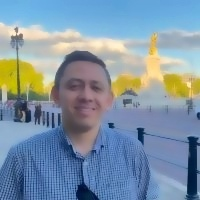
#> input picture data/in_house/attack_ar_filter/a_afuat_000.jpg, 200 x 200 px
$ python -i moire_pattern_analysis.py   (imports and definitions only)   (older library calls are emulated)
#> lines starting #> are read from the running program, lines starting #| are printed output that depends on the picture; after the words box and inside, x2 and y2 are one past the last pixel; in counts of white or black regions, pixels touching at a corner belong together
# This file is a copy from biometric-processor/app/infrastructure/ml/liveness/moire_pattern_analysis.py
# Source SHA: 9d17359e18186abc317f4fe4b903ab8e82626297 (bio main as of 2026-05-09).
# Synced: 2026-05-09. DO NOT edit here without syncing back to biometric-processor.

"""Shared moire-pattern analysis for screen replay and texture liveness checks."""

from __future__ import annotations

from typing import Sequence

import cv2
import numpy as np

DEFAULT_GABOR_KSIZE = (21, 21)
DEFAULT_GABOR_SIGMA = 5.0
DEFAULT_GABOR_LAMBDA = 10.0
DEFAULT_GABOR_GAMMA = 0.5
DEFAULT_GABOR_PSI = 0
DEFAULT_GABOR_THETAS = (0.0, np.pi / 4, np.pi / 2, 3 * np.pi / 4)
DEFAULT_RESPONSE_STD_THRESHOLD = 30.0
DEFAULT_CENTER_FOCUS_RATIO = 0.72


def build_default_moire_gabor_kernels() -> list[np.ndarray]:
    """Create the default Gabor bank used by the texture detectors."""
    return [
        cv2.getGaborKernel(
            ksize=DEFAULT_GABOR_KSIZE,
            sigma=DEFAULT_GABOR_SIGMA,
            theta=theta,
            lambd=DEFAULT_GABOR_LAMBDA,
            gamma=DEFAULT_GABOR_GAMMA,
            psi=DEFAULT_GABOR_PSI,
        )
        for theta in DEFAULT_GABOR_THETAS
    ]


def analyze_moire_pattern(
    gray: np.ndarray,
    *,
    gabor_kernels: Sequence[np.ndarray] | None = None,
    response_std_threshold: float = DEFAULT_RESPONSE_STD_THRESHOLD,
) -> dict[str, float | list[float]]:
    """Analyze periodic moire-like responses in a grayscale image.

    Returns normalized risk in [0,1] plus raw detector diagnostics.
    """
    kernels = list(gabor_kernels) if gabor_kernels is not None else build_default_moire_gabor_kernels()
    if gray is None or gray.size == 0 or not kernels:
        return {
            "moire_risk": 0.0,
            "moire_score": 100.0,
            "moire_response_count": 0.0,
            "moire_response_fraction": 0.0,
            "moire_response_std_mean": 0.0,
            "moire_response_std_max": 0.0,
            "moire_response_stds": [],
        }

    focus_gray, focus_ratio = _extract_center_focus(gray)
    clahe = cv2.createCLAHE(clipLimit=2.0, tileGridSize=(8, 8))
    normalized_gray = clahe.apply(focus_gray)

    response_stds: list[float] = []
    strong_response_count = 0
    for kernel in kernels:
        filtered = cv2.filter2D(normalized_gray, cv2.CV_64F, kernel)
        response_std = float(np.std(filtered))
        response_stds.append(response_std)
        if response_std > response_std_threshold:
            strong_response_count += 1

    response_fraction = strong_response_count / max(len(kernels), 1)
    response_std_mean = float(np.mean(response_stds)) if response_stds else 0.0
    response_std_max = float(np.max(response_stds)) if response_stds else 0.0
    response_std_min = float(np.min(response_stds)) if response_stds else 0.0
    response_std_range = max(0.0, response_std_max - response_std_min)
    response_std_std = float(np.std(response_stds)) if response_stds else 0.0
    normalized_excess = [_clamp01((std - response_std_threshold) / max(response_std_threshold, 1e-6)) for std in response_stds]
    gabor_strength = float(np.mean(normalized_excess)) if normalized_excess else 0.0
    orientation_selectivity = 0.0
    if response_std_max > 1e-6:
        orientation_selectivity = _clamp01(response_std_range / response_std_max)
    periodic_gabor_risk = _clamp01(gabor_strength * (0.35 + 0.65 * orientation_selectivity))

    fft_details = _compute_fft_periodicity(normalized_gray)
    fft_risk = float(fft_details["moire_fft_risk"])
    moire_risk = _clamp01(
        0.45 * periodic_gabor_risk
        + 0.30 * fft_risk
        + 0.15 * response_fraction
        + 0.10 * _clamp01(response_std_std / max(response_std_threshold, 1e-6))
    )
    moire_score = 100.0 * (1.0 - moire_risk)

    return {
        "moire_risk": moire_risk,
        "moire_score": moire_score,
        "moire_response_count": float(strong_response_count),
        "moire_response_fraction": response_fraction,
        "moire_response_std_mean": response_std_mean,
        "moire_response_std_max": response_std_max,
        "moire_response_std_min": response_std_min,
        "moire_response_std_range": response_std_range,
        "moire_response_std_std": response_std_std,
        "moire_gabor_strength": gabor_strength,
        "moire_orientation_selectivity": orientation_selectivity,
        "moire_periodic_gabor_risk": periodic_gabor_risk,
        "moire_center_focus_ratio": focus_ratio,
        "moire_response_stds": response_stds,
        **fft_details,
    }


def _clamp01(value: float) -> float:
    return max(0.0, min(1.0, float(value)))


def _extract_center_focus(gray: np.ndarray, focus_ratio: float = DEFAULT_CENTER_FOCUS_RATIO) -> tuple[np.ndarray, float]:
    if gray is None or gray.size == 0:
        return gray, focus_ratio
    h, w = gray.shape[:2]
    crop_h = max(16, int(round(h * focus_ratio)))
    crop_w = max(16, int(round(w * focus_ratio)))
    y1 = max(0, (h - crop_h) // 2)
    x1 = max(0, (w - crop_w) // 2)
    y2 = min(h, y1 + crop_h)
    x2 = min(w, x1 + crop_w)
    return gray[y1:y2, x1:x2], focus_ratio


def _compute_fft_periodicity(gray: np.ndarray) -> dict[str, float]:
    if gray is None or gray.size == 0:
        return {
            "moire_fft_mid_low_ratio": 0.0,
            "moire_fft_peak_ratio": 0.0,
            "moire_fft_risk": 0.0,
        }

    resized = gray
    h, w = gray.shape[:2]
    max_side = max(h, w)
    if max_side > 256:
        scale = 256.0 / float(max_side)
        resized = cv2.resize(
            gray,
            (max(1, int(round(w * scale))), max(1, int(round(h * scale)))),
            interpolation=cv2.INTER_AREA,
        )

    spectrum = np.fft.fftshift(np.fft.fft2(resized.astype(np.float32)))
    magnitude = np.log1p(np.abs(spectrum))
    h2, w2 = magnitude.shape[:2]
    cy, cx = h2 / 2.0, w2 / 2.0
    yy, xx = np.ogrid[:h2, :w2]
    radius = np.sqrt((yy - cy) ** 2 + (xx - cx) ** 2)
    half_side = min(h2, w2) / 2.0
    low_radius = max(2.0, half_side / 14.0)
    mid_radius = max(low_radius + 1.0, half_side / 4.2)

    low_mask = radius <= low_radius
    mid_mask = (radius > low_radius) & (radius <= mid_radius)
    low_energy = float(np.mean(magnitude[low_mask])) if np.any(low_mask) else 0.0
    mid_energy = float(np.mean(magnitude[mid_mask])) if np.any(mid_mask) else 0.0
    peak_energy = float(np.max(magnitude[mid_mask])) if np.any(mid_mask) else 0.0

    mid_low_ratio = mid_energy / max(low_energy, 1e-6)
    peak_ratio = peak_energy / max(mid_energy, 1e-6)
    fft_risk = _clamp01(
        0.65 * _normalize(mid_low_ratio, 0.82, 1.18)
        + 0.35 * _normalize(peak_ratio, 1.55, 2.80)
    )
    return {
        "moire_fft_mid_low_ratio": mid_low_ratio,
        "moire_fft_peak_ratio": peak_ratio,
        "moire_fft_risk": fft_risk,
    }


def _normalize(value: float, low: float, high: float) -> float:
    if high <= low:
        return 0.0
    return _clamp01((float(value) - low) / (high - low))

>>> import cv2
>>> picture = cv2.imread('../data/in_house/attack_ar_filter/a_afuat_000.jpg', cv2.IMREAD_GRAYSCALE)
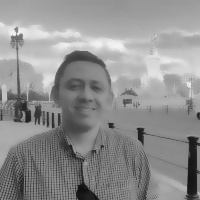
#> picture: shape (200, 200); min 12, max 245, mean 143.8
>>> result = analyze_moire_pattern(picture)
#> in analyze_moire_pattern, `focus_gray, focus_ratio = _extract_center_focus(gray)`:
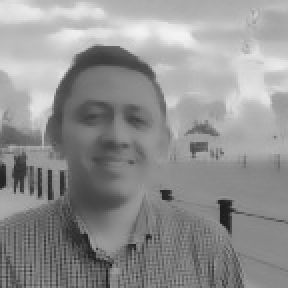
#> focus_gray: shape (144, 144) (shown 2 times larger); min 26, max 243, mean 145.2
#> in analyze_moire_pattern, `focus_gray, focus_ratio = _extract_center_focus(gray)`: focus_ratio = 0.72
#> the loop in analyze_moire_pattern, `for kernel in kernels:` made 4 passes
#> response_std on passes 1 to 4: 918.7, 639.5, 887.3, 757.7
#> pass 1, in analyze_moire_pattern, `filtered = cv2.filter2D(normalized_gray, cv2.CV_64F, kernel)`:
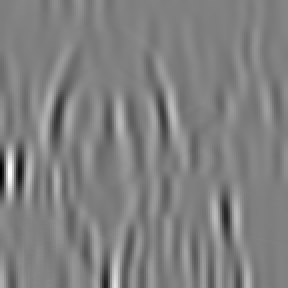
#> filtered: shape (144, 144) float64 (shown 2 times larger); min -6703.2, max 6565.6, mean -14.8; drawn with min black and max white
#> after the loop in analyze_moire_pattern, `for kernel in kernels:`:
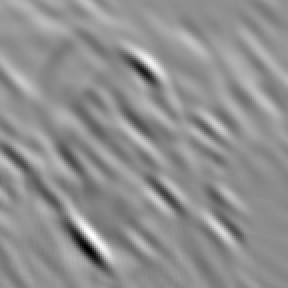
#> filtered: shape (144, 144) float64 (shown 2 times larger); min -3733.4, max 5231.5, mean 1347.4; drawn with min black and max white
#> after the loop in analyze_moire_pattern, `for kernel in kernels:`: response_stds = [918.7, 639.5, 887.3, 757.7]; strong_response_count = 4
#> in analyze_moire_pattern, `response_fraction = strong_response_count / max(len(kernels), 1)`: response_fraction = 1
#> in analyze_moire_pattern, `response_std_mean = float(np.mean(response_stds)) if response_stds els..`: response_std_mean = 800.8
#> in analyze_moire_pattern, `response_std_max = float(np.max(response_stds)) if response_stds else ..`: response_std_max = 918.7
#> in analyze_moire_pattern, `response_std_min = float(np.min(response_stds)) if response_stds else ..`: response_std_min = 639.5
#> in analyze_moire_pattern, `response_std_range = max(0.0, response_std_max - response_std_min)`: response_std_range = 279.2
#> in analyze_moire_pattern, `response_std_std = float(np.std(response_stds)) if response_stds else ..`: response_std_std = 111
#> in analyze_moire_pattern, `normalized_excess = [_clamp01((std - response_std_threshold) / max(res..`: normalized_excess = [1, 1, 1, 1]
#> in analyze_moire_pattern, `gabor_strength = float(np.mean(normalized_excess)) if normalized_exces..`: gabor_strength = 1
#> in analyze_moire_pattern, `orientation_selectivity = _clamp01(response_std_range / response_std_m..`: orientation_selectivity = 0.304
#> in analyze_moire_pattern, `periodic_gabor_risk = _clamp01(gabor_strength * (0.35 + 0.65 * orienta..`: periodic_gabor_risk = 0.548
#> in _compute_fft_periodicity, `magnitude = np.log1p(np.abs(spectrum))`:
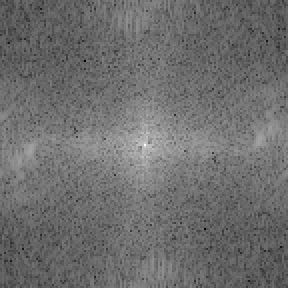
#> magnitude: shape (144, 144) float64 (shown 2 times larger); min 1.37, max 15.03, mean 7.29; drawn with min black and max white
#> in _compute_fft_periodicity, `low_energy = float(np.mean(magnitude[low_mask])) if np.any(low_mask) e..`: low_energy = 10.6
#> in _compute_fft_periodicity, `low_energy = float(np.mean(magnitude[low_mask])) if np.any(low_mask) e..`:
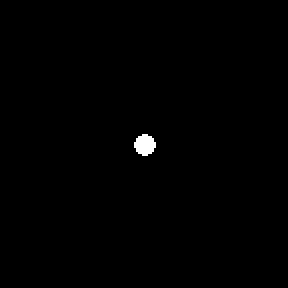
#> low_mask: shape (144, 144) bool (shown 2 times larger); 0.43% white; 1 white region, box (x1, y1, x2, y2) and area: (67, 67, 78, 78) 89
#> in _compute_fft_periodicity, `mid_energy = float(np.mean(magnitude[mid_mask])) if np.any(mid_mask) e..`: mid_energy = 9.31
#> in _compute_fft_periodicity, `mid_energy = float(np.mean(magnitude[mid_mask])) if np.any(mid_mask) e..`:
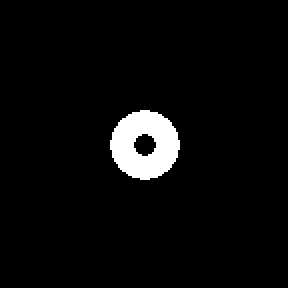
#> mid_mask: shape (144, 144) bool (shown 2 times larger); 4.1% white; 1 white region, box (x1, y1, x2, y2) and area: (55, 55, 90, 90) 844
#> in _compute_fft_periodicity, `peak_energy = float(np.max(magnitude[mid_mask])) if np.any(mid_mask) e..`: peak_energy = 11.72
#> in _compute_fft_periodicity, `mid_low_ratio = mid_energy / max(low_energy, 1e-6)`: mid_low_ratio = 0.879
#> in _compute_fft_periodicity, `peak_ratio = peak_energy / max(mid_energy, 1e-6)`: peak_ratio = 1.26
#> in _compute_fft_periodicity, `fft_risk = _clamp01( 0.65 * _normalize(mid_low_ratio, 0.82, 1.18) + 0...`: fft_risk = 0.106
#> in analyze_moire_pattern, `fft_details = _compute_fft_periodicity(normalized_gray)`: fft_details = {'moire_fft_mid_low_ratio': 0.879, 'moire_fft_peak_ratio': 1.26, 'moire_fft_risk': 0.106}
#> in analyze_moire_pattern, `fft_risk = float(fft_details["moire_fft_risk"])`: fft_risk = 0.106
#> in analyze_moire_pattern, `moire_risk = _clamp01( 0.45 * periodic_gabor_risk + 0.30 * fft_risk + ..`: moire_risk = 0.528
#> in analyze_moire_pattern, `moire_score = 100.0 * (1.0 - moire_risk)`: moire_score = 47.17
#> result = 17 items

$ run again, on data/in_house/attack_ar_filter/a_afuat_001.jpg
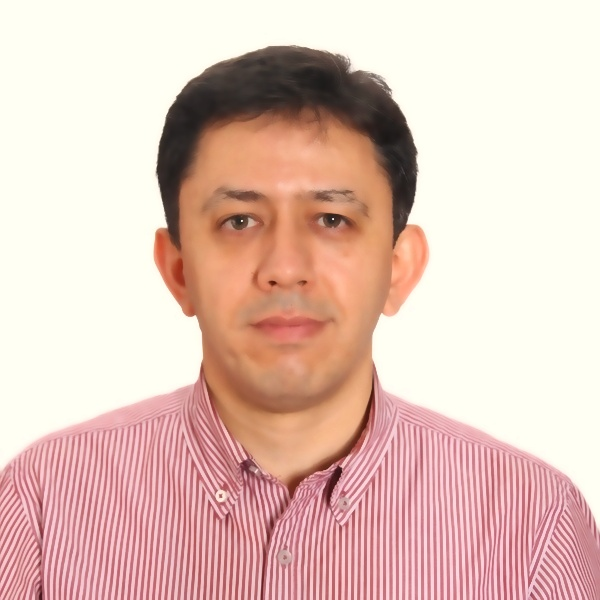
#> input picture data/in_house/attack_ar_filter/a_afuat_001.jpg, 600 x 600 px
#> focus_ratio = 0.72
#> the loop in analyze_moire_pattern, `for kernel in kernels:` made 4 passes
#> response_std on passes 1 to 4: 663.2, 654.6, 356.6, 638.4
#> after the loop in analyze_moire_pattern, `for kernel in kernels:`:
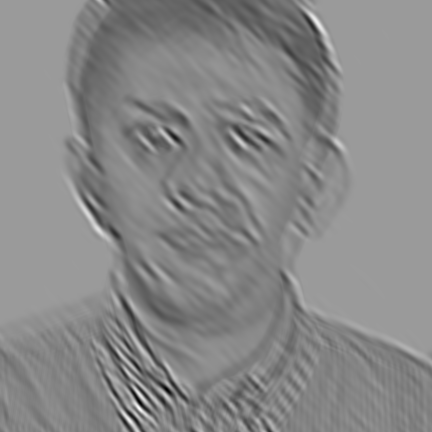
#> filtered: shape (432, 432) float64; min -2943.1, max 5360.5, mean 1506.9; drawn with min black and max white
#> after the loop in analyze_moire_pattern, `for kernel in kernels:`: response_stds = [663.2, 654.6, 356.6, 638.4]; strong_response_count = 4
#> response_fraction = 1
#> response_std_mean = 578.2
#> response_std_max = 663.2
#> response_std_min = 356.6
#> response_std_range = 306.6
#> response_std_std = 128.3
#> normalized_excess = [1, 1, 1, 1]
#> gabor_strength = 1
#> orientation_selectivity = 0.462
#> periodic_gabor_risk = 0.651
#> in _compute_fft_periodicity, `magnitude = np.log1p(np.abs(spectrum))`:
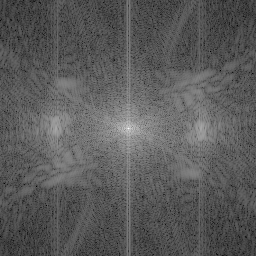
#> magnitude: shape (256, 256) float64; min 2.52, max 16.3, mean 7.44; drawn with min black and max white
#> low_energy = 11.62
#> low_mask: shape (256, 256) bool; 0.4% white; 1 white region, box (x1, y1, x2, y2) and area: (119, 119, 138, 138) 261
#> mid_energy = 9.64
#> mid_mask: shape (256, 256) bool; 4.1% white; 1 white region, box (x1, y1, x2, y2) and area: (98, 98, 159, 159) 2664
#> peak_energy = 12.01
#> mid_low_ratio = 0.83
#> peak_ratio = 1.25
#> in _compute_fft_periodicity, `fft_risk = _clamp01( 0.65 * _normalize(mid_low_ratio, 0.82, 1.18) + 0...`: fft_risk = 0.0179
#> fft_details = {'moire_fft_mid_low_ratio': 0.83, 'moire_fft_peak_ratio': 1.25, 'moire_fft_risk': 0.0179}
#> in analyze_moire_pattern, `fft_risk = float(fft_details["moire_fft_risk"])`: fft_risk = 0.0179
#> moire_risk = 0.548
#> moire_score = 45.19
#> result = 17 items

$ run again, on data/in_house/attack_ar_filter/a_afuat_001_v0.jpg
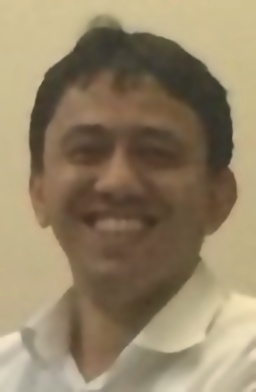
#> input picture data/in_house/attack_ar_filter/a_afuat_001_v0.jpg, 256 x 392 px
#> focus_ratio = 0.72
#> the loop in analyze_moire_pattern, `for kernel in kernels:` made 4 passes
#> response_std on passes 1 to 4: 305.6, 494.1, 286.8, 408.1
#> after the loop in analyze_moire_pattern, `for kernel in kernels:`:
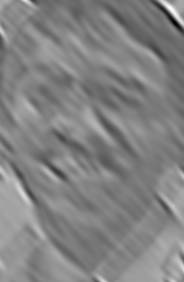
#> filtered: shape (282, 184) float64; min -1757.6, max 3446.6, mean 909.5; drawn with min black and max white
#> after the loop in analyze_moire_pattern, `for kernel in kernels:`: response_stds = [305.6, 494.1, 286.8, 408.1]; strong_response_count = 4
#> response_fraction = 1
#> response_std_mean = 373.7
#> response_std_max = 494.1
#> response_std_min = 286.8
#> response_std_range = 207.3
#> response_std_std = 83.45
#> normalized_excess = [1, 1, 1, 1]
#> gabor_strength = 1
#> orientation_selectivity = 0.419
#> periodic_gabor_risk = 0.623
#> low_energy = 11.51
#> low_mask: shape (256, 167) bool; 0.25% white; 1 white region, box (x1, y1, x2, y2) and area: (78, 123, 90, 134) 108
#> mid_energy = 9.28
#> in _compute_fft_periodicity, `mid_energy = float(np.mean(magnitude[mid_mask])) if np.any(mid_mask) e..`:
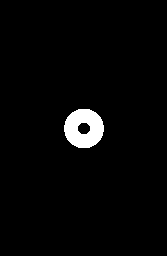
#> mid_mask: shape (256, 167) bool; 2.6% white; 1 white region, box (x1, y1, x2, y2) and area: (64, 109, 104, 148) 1132
#> peak_energy = 11.82
#> mid_low_ratio = 0.807
#> peak_ratio = 1.27
#> in _compute_fft_periodicity, `fft_risk = _clamp01( 0.65 * _normalize(mid_low_ratio, 0.82, 1.18) + 0...`: fft_risk = 0
#> fft_details = {'moire_fft_mid_low_ratio': 0.807, 'moire_fft_peak_ratio': 1.27, 'moire_fft_risk': 0}
#> in analyze_moire_pattern, `fft_risk = float(fft_details["moire_fft_risk"])`: fft_risk = 0
#> moire_risk = 0.53
#> moire_score = 46.98
#> result = 17 items
